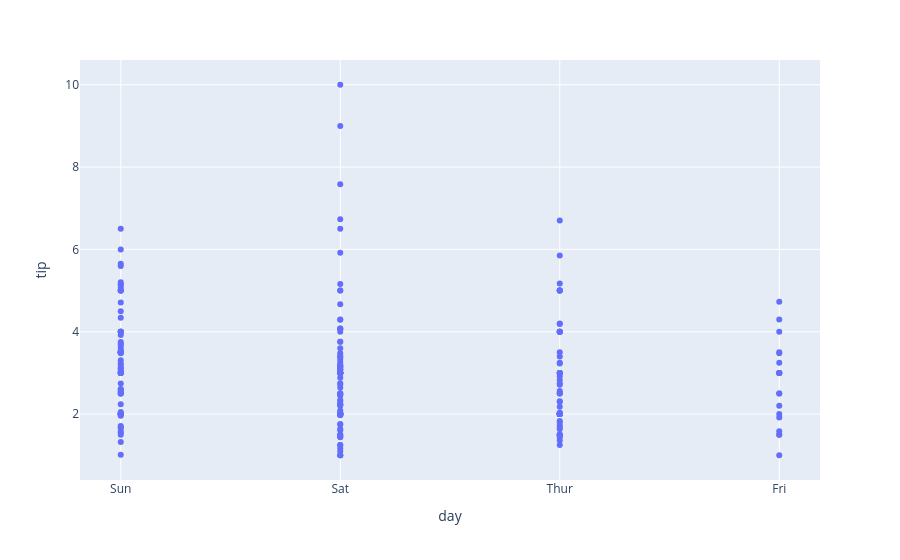

Notebook source saved alongside this figure:
### Code cell
import plotly.express as px

df = px.data.tips()
fig = px.scatter(df, x='day', y='tip')
fig

### Figure 1 — Plotly figure (JSON) as saved in the notebook; plotly's stock layout.template omitted (floating-point values rounded to 4 significant figures; data arrays with more than 128 entries replaced by an {"elided": "..."} marker saying what was removed)
{"data": [{"hovertemplate": "day=%{x}<br>tip=%{y}<extra></extra>", "legendgroup": "", "marker": {"color": "#636efa", "symbol": "circle"}, "mode": "markers", "name": "", "orientation": "v", "showlegend": false, "type": "scatter", "x": {"elided": "244 str values"}, "xaxis": "x", "y": {"elided": "244 float values"}, "yaxis": "y"}], "layout": {"legend": {"tracegroupgap": 0}, "margin": {"t": 60}, "xaxis": {"anchor": "y", "domain": [0, 1], "title": {"text": "day"}}, "yaxis": {"anchor": "x", "domain": [0, 1], "title": {"text": "tip"}}}}
